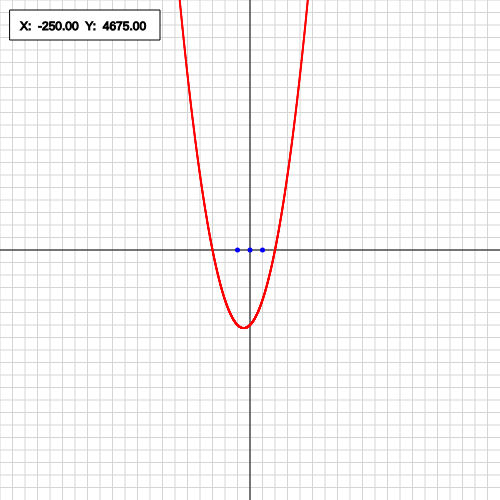
Frame 1 (no input)
Frame 60 (no input): identical to frame 1, image omitted
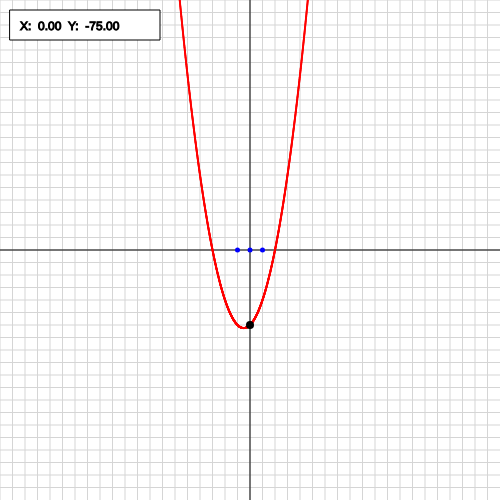
Frame 120 (the mouse pressed at the canvas centre since frame 60)

The p5.js sketch that drew these frames (run headless with seeded random() and noise() and a simulated clock; from frame 60 on, the mouse is pressed at the canvas centre):

// p5.js sketch
// ── sketch.js
//-------------------BEM VINDO AO MI FUNCTION!---------------------//
//  Dessa vez você irá visualizar em um gráfico as propriedades de uma função do segundo grau.

//  Basta fornecer os valores de a, b, c, x' e x'' para que seja possível desenhar a parábola da função.

//Por fim, use as coordenadas dos  três pontos para desenhar até três pontos no gráfico, como exemplo as raízes da função e o vértice

//Mãos a obra e Boa aula!
//  Exemplo: x² + x - 6
//  a = 1, b = 1, c = -6
//  xLinha = -3, xDoisLinha = 2

//-----------------------DESENHO DA FUNÇÃO--------------------//

let a = 1;
let b = 1;
let c = -6;

let xLinha = -3;
let xDoisLinha = 2;

//------------------------DESENHO DO PONTO---------------------//

let xPonto1 = 1;
let yPonto1 = 0;

let xPonto2 = 0;
let yPonto2 = 0;

let xPonto3 = -1;
let yPonto3 = 0;

//-----------------------------------------------------------------//
//------CASO SEU INTUITO É O GRÁFICO, NÃO MEXA AQUI EMBAIXO--------//
//-----------------------------------------------------------------//

//-----------------------------------------------------------------//
//-----------------DESENHO DO PLANO CARTESIANO---------------------//
//-----------------------------------------------------------------//


//O valor  'tamanhoDoQuadriculado' aqui em baixo é crucial para o funcionamento do código, então por favor, coloque números em dezenas.

//Ele diz o a quantidade de quadrados do quadriculado.

//No valor atual, é possível desenhar com valores que vão de -20 até 20 (40 quadrados no total).

//!!IMPORTANTE!! Esse valor precisa ser divisível com o tamanho da tela, senão o código irá quebrar.

const tamanhoDoQuadriculado = 40;
const tamanhoDaTela = 500;
const centralizado = tamanhoDaTela / 2;
const escala = tamanhoDaTela / tamanhoDoQuadriculado;

function desenharPlanoCartesiano(){
  
  let quantidadeDeCelulas = tamanhoDoQuadriculado;
  let tamanhoDasCelulas = tamanhoDaTela / quantidadeDeCelulas;


  corDaGrade = color(213, 213, 213);
  stroke(corDaGrade);
  strokeWeight(1);
  
  for(let proximaLinha = 0;
      proximaLinha != tamanhoDaTela;
      proximaLinha += tamanhoDasCelulas)
  {
    line(0, proximaLinha, tamanhoDaTela, proximaLinha);
    line(proximaLinha, 0, proximaLinha, tamanhoDaTela);
  }

  corDaGrade = color(0, 0, 0); 
  stroke(corDaGrade);

  strokeWeight(1);
  line(0, centralizado, tamanhoDaTela, centralizado);
  line(centralizado, 0, centralizado, tamanhoDaTela);  
}

//-----------------------------------------------------------------//
//------------------------DESENHO DA PARÁBOLA----------------------//
//-----------------------------------------------------------------//

function desenharParabola(a, b, c, xLinha, xDoisLinha){

// A variável 'xFlutuante' "desenha" a linha da parábola ao marcar o valor  de y correspondente a x a cada 1 ducentésimo de distância.


   for(let xFlutuante = xLinha - 10; xFlutuante <= xDoisLinha + 10; xFlutuante += 0.005){
      y = (a * (xFlutuante **2)) + (b * xFlutuante) + c;


      coordenada_x = xFlutuante * escala + centralizado;
      coordenada_y = (y * escala) *(-1) + centralizado;

      stroke(color(255, 0, 0));
      strokeWeight(2);
      point(coordenada_x, coordenada_y);
   }

}

//-----------------------------------------------------------------//
//-------------------------DESENHO DOS PONTOS------------------------//
//-----------------------------------------------------------------//

function desenharPonto(x1, y1, x2, y2, x3, y3){
//Aqui os valores não é adicionado direto pelas correções necessárias de escala e pontos de origem do p5.js
  
  let coordenadas = [{x: x1, y: y2}, {x: x2, y: y2}, {x: x3, y: y3}];
  for (let coordenada of coordenadas){
    coordenada.x = coordenada.x * escala + centralizado;
    coordenada.y = ((coordenada.y * escala) *(-1)) + centralizado;
    tamanho = 5;
  
    stroke(0, 0, 255);
    strokeWeight(tamanho);
  
    point(coordenada.x, coordenada.y);
  }
}


//-----------------------------------------------------------------//
//--------------------DESENHO PONTO FLUTUANTE----------------------//
//-----------------------------------------------------------------//

function desenharPontoFlutuante(a, b, c){
  let pontoX =  (- centralizado + mouseX) / escala; 
  let pontoY = (-1) * (a * (pontoX **2) + b * pontoX + c);

  pontoX = pontoX * escala + centralizado;
  pontoY = pontoY * escala + centralizado;
  
  let coordenadaX = pontoX - centralizado;
  coordenadaX = coordenadaX.toFixed(2);
  
  let coordenadaY = -1 * (pontoY - centralizado);
  coordenadaY = coordenadaY.toFixed(2);
  
  let coordenadas = 'X:  ' + coordenadaX + '  Y:  ' + coordenadaY;
  
//Caixa de informação

  rectMode(CORNER);
  color(255, 255, 255);
  strokeWeight(1);
  stroke(0, 0, 0);
  rect(10, 10, 150, 30);
  
  color(0, 0, 0);
  text(coordenadas,20, 30);

//Ponto deslizante  

  color(0, 0, 0);
  strokeWeight(8)
  point(pontoX, pontoY);
}

//-----------------------------------------------------------------//
//---------------------INICIALIZAÇÃO DO CÓDIGO---------------------//
//-----------------------------------------------------------------//

function setup() {
  createCanvas(tamanhoDaTela, tamanhoDaTela);
}

function draw() {
  background(255);
  desenharPlanoCartesiano();

  desenharPonto(xPonto1, yPonto1, xPonto2, yPonto2, xPonto3, yPonto3);
  
  desenharParabola(a, b, c, xLinha, xDoisLinha);
  
  desenharPontoFlutuante(a, b, c);
  
}
